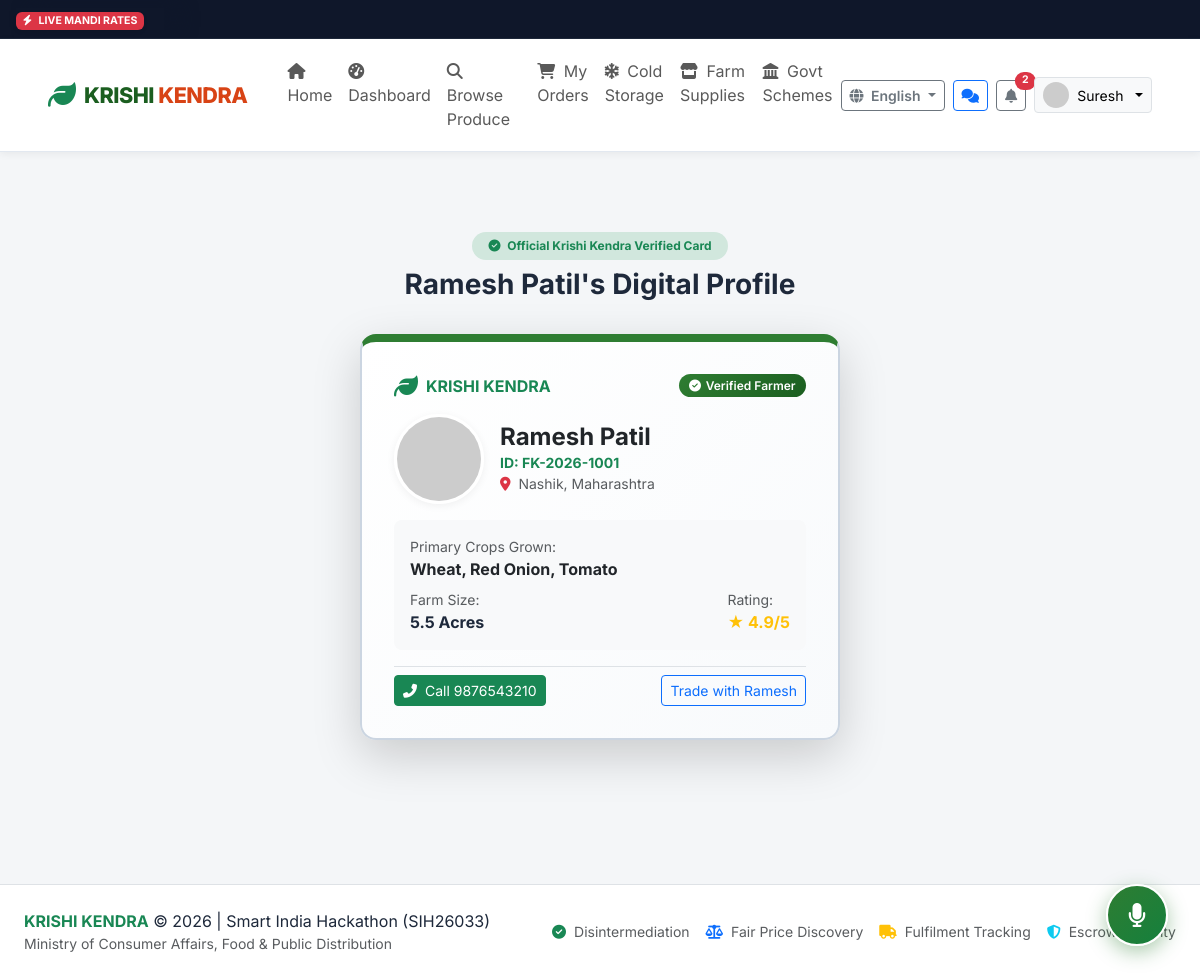
Page /visiting-card/FK-2026-1001 (signed in) on the committed database.
### app/models.py (models this page shows, shortened)
class User(db.Model):
    __tablename__ = 'users'
    id = db.Column(db.Integer, primary_key=True)
    custom_id = db.Column(db.String(32), unique=True, nullable=False, index=True) # e.g. FK-2026-1001, BK-2026-2001, ADM-001
    phone = db.Column(db.String(15), unique=True, nullable=False, index=True)
    password_hash = db.Column(db.String(255), nullable=True)
    role = db.Column(db.String(20), nullable=False, default='farmer') # farmer, buyer, admin
    name = db.Column(db.String(120), nullable=False)
    profile_image = db.Column(db.String(255), default='default_avatar.png')
    preferred_language = db.Column(db.String(10), default='en') # en, hi, mr, ta, te
    is_verified = db.Column(db.Boolean, default=False)
    verification_status = db.Column(db.String(20), default='none') # none, pending, approved, rejected
    gov_id_type = db.Column(db.String(50), nullable=True) # Aadhaar, Voter Card, Kisan Credit Card
    gov_id_masked = db.Column(db.String(50), nullable=True) # e.g. "XXXX-XXXX-1234" (Never store full plaintext)
    verification_doc = db.Column(db.String(255), nullable=True)
    verification_rejection_reason = db.Column(db.String(255), nullable=True)
    is_active = db.Column(db.Boolean, default=True)
    created_at = db.Column(db.DateTime, default=datetime.utcnow)
    updated_at = db.Column(db.DateTime, default=datetime.utcnow, onupdate=datetime.utcnow)
    farmer_profile = db.relationship('FarmerProfile', backref='user', uselist=False, cascade='all, delete-orphan')
    buyer_profile = db.relationship('BuyerProfile', backref='user', uselist=False, cascade='all, delete-orphan')
    inventories = db.relationship('Inventory', backref='farmer', lazy='dynamic', cascade='all, delete-orphan')
    requirements = db.relationship('Requirement', backref='buyer', lazy='dynamic', cascade='all, delete-orphan')
    notifications = db.relationship('Notification', backref='user', lazy='dynamic', cascade='all, delete-orphan')

class FarmerProfile(db.Model):
    __tablename__ = 'farmer_profiles'
    id = db.Column(db.Integer, primary_key=True)
    user_id = db.Column(db.Integer, db.ForeignKey('users.id', ondelete='CASCADE'), nullable=False, unique=True)
    address = db.Column(db.String(255), default='')
    district = db.Column(db.String(100), default='Nashik')
    state = db.Column(db.String(100), default='Maharashtra')
    pincode = db.Column(db.String(10), default='422001')
    farm_location_name = db.Column(db.String(150), default='Family Farm')
    farm_latitude = db.Column(db.Float, nullable=True, default=19.9975)
    farm_longitude = db.Column(db.Float, nullable=True, default=73.7898)
    google_maps_link = db.Column(db.String(300), default='')
    farm_size_acres = db.Column(db.Float, default=3.5)
    crops_grown = db.Column(db.String(255), default='Wheat, Onion, Tomato')
    bio = db.Column(db.Text, default='Dedicated organic farmer cultivating natural crops.')
    min_qty_kg = db.Column(db.Float, default=50.0)
    max_qty_kg = db.Column(db.Float, default=10000.0)
    open_to_all_quantities = db.Column(db.Boolean, default=True)
    share_phone_consent = db.Column(db.Boolean, default=False)
    rating = db.Column(db.Float, default=4.8)
    total_reviews = db.Column(db.Integer, default=12)

### app/routes/main.py (the view)
@main_bp.route('/visiting-card/<custom_id>')
def public_visiting_card(custom_id):
    user = User.query.filter_by(custom_id=custom_id).first_or_404()
    profile = user.farmer_profile if user.role == 'farmer' else user.buyer_profile
    return render_template('shared/visiting_card_view.html', card_user=user, profile=profile)

### app/templates/shared/visiting_card_view.html (shortened to what this page needs)
{% extends "base.html" %}
{% block content %}
<div class="container py-5">
  <div class="text-center mb-4 no-print">
    <span class="badge bg-success-subtle text-success p-2 px-3 rounded-pill fw-bold mb-2">
      <i class="fas fa-check-circle me-1"></i> Official Krishi Kendra Verified Card
    </span>
    <h3 class="fw-bold">{{ card_user.name }}'s Digital Profile</h3>
  </div>
  <div class="visiting-card-container">
    <div class="visiting-card {% if card_user.role == 'farmer' %}farmer-theme-card{% else %}buyer-theme-card{% endif %} shadow-lg">
      <div class="d-flex justify-content-between align-items-center mb-3">
        <div class="d-flex align-items-center gap-2">
          <i class="fas fa-leaf {% if card_user.role == 'farmer' %}text-success{% else %}text-warning{% endif %} fs-4"></i>
          <span class="fw-bold {% if card_user.role == 'farmer' %}text-success{% else %}text-warning{% endif %}">KRISHI KENDRA</span>
        </div>
        {% if card_user.is_verified %}
          <span class="badge {% if card_user.role == 'farmer' %}badge-verified{% else %}badge-verified-buyer{% endif %}"><i class="fas fa-check-circle"></i> Verified {{ card_user.role.capitalize() }}</span>
        {% else %}
          <span class="badge bg-secondary">Registered Member</span>
        {% endif %}
      </div>
      <div class="d-flex align-items-center gap-3 mb-3">
        <img src="{% if card_user.profile_image and card_user.profile_image != 'default_avatar.png' %}{{ url_for('static', filename='uploads/' + card_user.profile_image) }}{% else %}https://ui-avatars.com/api/?name={{ card_user.name }}&background=2e7d32&color=fff{% endif %}" alt="Avatar" class="visiting-card-avatar">
        <div>
          <h4 class="fw-bold mb-0 text-dark">{{ card_user.name }}</h4>
          <div class="fw-bold small {% if card_user.role == 'farmer' %}text-success{% else %}text-warning{% endif %}">ID: {{ card_user.custom_id }}</div>
          <div class="text-muted small"><i class="fas fa-map-marker-alt text-danger me-1"></i> {{ profile.district if profile else 'Nashik' }}, {{ profile.state if profile else 'Maharashtra' }}</div>
        </div>
      </div>
      <div class="p-3 bg-light rounded-3 mb-3">
        {% if card_user.role == 'farmer' %}
          <div class="mb-2">
            <small class="text-muted d-block">Primary Crops Grown:</small>
            <strong class="text-dark">{{ profile.crops_grown if profile else 'Wheat, Onion, Tomato' }}</strong>
          </div>
          <div class="d-flex justify-content-between">
            <div>
              <small class="text-muted d-block">Farm Size:</small>
              <strong>{{ profile.farm_size_acres if profile else 3.5 }} Acres</strong>
            </div>
            <div>
              <small class="text-muted d-block">Rating:</small>
              <strong class="text-warning">★ {{ profile.rating if profile else 4.8 }}/5</strong>
            </div>
          </div>
        {% endif %}
      </div>
      <div class="border-top pt-2 d-flex justify-content-between align-items-center">
        <div>
          {% if profile and profile.share_phone_consent %}
            <a href="tel:{{ card_user.phone }}" class="btn btn-sm btn-success"><i class="fas fa-phone-alt me-1"></i> Call {{ card_user.phone }}</a>
          {% else %}
            <span class="text-muted small"><i class="fas fa-lock text-secondary me-1"></i> Phone Private</span>
          {% endif %}
        </div>
        <div class="text-end">
          <a href="{{ url_for('auth.login') }}" class="btn btn-sm btn-outline-primary">Trade with {{ card_user.name.split()[0] }}</a>
        </div>
      </div>
    </div>
  </div>
</div>
{% endblock %}

### app/templates/base.html (shortened to what this page needs)
<!DOCTYPE html>
<html lang="{{ current_lang }}">
<head>
  <link href="https://cdn.jsdelivr.net/npm/bootstrap@5.3.3/dist/css/bootstrap.min.css" rel="stylesheet">
  <link rel="stylesheet" href="https://cdnjs.cloudflare.com/ajax/libs/font-awesome/6.5.1/css/all.min.css">
  <link rel="stylesheet" href="{{ url_for('static', filename='css/style.css') }}">
</head>
<body class="{% if current_user and current_user.role == 'farmer' %}theme-farmer{% elif current_user and current_user.role == 'buyer' %}theme-buyer{% elif current_user and current_user.role == 'admin' %}theme-admin{% endif %}">
  <div class="mandi-ticker">
    <div class="mandi-ticker-badge">
      <span class="badge bg-danger shadow-sm"><i class="fas fa-bolt me-1"></i> LIVE MANDI RATES</span>
    </div>
    <div class="mandi-ticker-track">
      <div class="ticker-wrap">
      </div>
    </div>
  </div>
  <nav class="navbar navbar-expand-lg navbar-krishi sticky-top">
    <div class="container-fluid px-lg-4">
      <a class="navbar-brand d-flex align-items-center" href="{{ url_for('main.index') }}">
        <i class="fas fa-leaf text-success fs-3 me-2"></i>
        <div class="brand-title">
          KRISHI <span>KENDRA</span>
        </div>
      </a>
      <div class="collapse navbar-collapse" id="navbarKrishiContent">
        <ul class="navbar-nav me-auto mb-2 mb-lg-0 ms-lg-3">
          <li class="nav-item">
            <a class="nav-link {% if request.endpoint == 'main.index' %}active fw-bold{% endif %}" href="{{ url_for('main.index') }}"><i class="fas fa-home me-1"></i> <span data-i18n="nav_home">Home</span></a>
          </li>
          {% if current_user %}
            {% if current_user.role == 'farmer' %}
              <li class="nav-item">
                <a class="nav-link {% if request.endpoint == 'farmer.dashboard' %}active text-success fw-bold{% endif %}" href="{{ url_for('farmer.dashboard') }}"><i class="fas fa-tachometer-alt me-1"></i> <span data-i18n="nav_dashboard">Dashboard</span></a>
              </li>
              <li class="nav-item">
                <a class="nav-link {% if request.endpoint == 'farmer.inventory' or request.endpoint == 'farmer.add_produce' %}active text-success fw-bold{% endif %}" href="{{ url_for('farmer.inventory') }}"><i class="fas fa-boxes me-1"></i> <span data-i18n="nav_inventory">My Inventory</span></a>
              </li>
              <li class="nav-item">
                <a class="nav-link {% if request.endpoint == 'farmer.orders' %}active text-success fw-bold{% endif %}" href="{{ url_for('farmer.orders') }}"><i class="fas fa-handshake me-1"></i> <span data-i18n="nav_orders">Orders</span></a>
              </li>
            {% elif current_user.role == 'buyer' %}
              <li class="nav-item">
                <a class="nav-link " href="{{ url_for('buyer.dashboard') }}"><i class="fas fa-tachometer-alt me-1"></i> <span data-i18n="nav_dashboard"></span></a>
              </li>
              <li class="nav-item">
                <a class="nav-link {% if request.endpoint == 'buyer.browse' %}active text-warning fw-bold{% endif %}" href="{{ url_for('buyer.browse') }}"><i class="fas fa-search me-1"></i> Browse Produce</a>
              </li>
              <li class="nav-item">
                <a class="nav-link {% if request.endpoint == 'buyer.orders' %}active text-warning fw-bold{% endif %}" href="{{ url_for('buyer.orders') }}"><i class="fas fa-shopping-cart me-1"></i> My Orders</a>
              </li>
            {% elif current_user.role == 'admin' %}
              <li class="nav-item">
                <a class="nav-link {% if 'admin.' in (request.endpoint or '') %}active text-primary fw-bold{% endif %}" href="{{ url_for('admin.dashboard') }}"><i class="fas fa-shield-alt me-1"></i> Admin Portal</a>
              </li>
            {% endif %}
          {% endif %}
          <li class="nav-item">
            <a class="nav-link " href="{{ url_for('cold_storage.index') }}"><i class="fas fa-snowflake me-1"></i> <span data-i18n="nav_cold_storage"></span></a>
          </li>
          <li class="nav-item">
            <a class="nav-link " href="{{ url_for('marketplace.index') }}"><i class="fas fa-store me-1"></i> <span data-i18n="nav_marketplace"></span></a>
          </li>
          <li class="nav-item">
            <a class="nav-link {% if 'schemes.' in (request.endpoint or '') %}active fw-bold{% endif %}" href="{{ url_for('schemes.index') }}"><i class="fas fa-landmark me-1"></i> <span data-i18n="nav_schemes">Govt Schemes</span></a>
          </li>
        </ul>
        <div class="d-flex align-items-center gap-2">
          <div class="dropdown">
            <button class="btn btn-sm btn-outline-secondary dropdown-toggle fw-semibold" type="button" data-bs-toggle="dropdown">
              <i class="fas fa-globe me-1"></i> {{ available_languages.get(current_lang, 'Language') }}
            </button>
          </div>
          {% if current_user %}
            <a href="{{ url_for('chat.chat_list') }}" class="btn btn-sm btn-outline-primary position-relative" title="Conversations & Offers">
              <i class="fas fa-comments"></i>
            </a>
            <div class="dropdown">
              <button class="btn btn-sm btn-outline-secondary position-relative" type="button" data-bs-toggle="dropdown" title="Notifications">
                <i class="fas fa-bell"></i>
                {% if unread_notifications_count > 0 %}
                  <span class="position-absolute top-0 start-100 translate-middle badge rounded-pill bg-danger">
                    {{ unread_notifications_count }}
                  </span>
                {% endif %}
              </button>
            </div>
            <div class="dropdown">
              <button class="btn btn-sm btn-light border dropdown-toggle d-flex align-items-center gap-2" type="button" data-bs-toggle="dropdown">
                <img src="{% if current_user.profile_image and current_user.profile_image != 'default_avatar.png' %}{{ url_for('static', filename='uploads/' + current_user.profile_image) }}{% else %}https://ui-avatars.com/api/?name={{ current_user.name }}&background=2e7d32&color=fff{% endif %}" alt="Avatar" class="rounded-circle" width="26" height="26">
                <span>{{ current_user.name.split()[0] }}</span>
              </button>
            </div>
          {% endif %}
        </div>
      </div>
    </div>
  </nav>
  <main class="py-3">
    {% block content %}{% endblock %}
  </main>
  <div class="voice-assistant-fab" id="voiceAssistantFab" title="Click to speak or chat with Krishi Mitra AI Copilot">
    <i class="fas fa-microphone fs-4"></i>
  </div>
  <footer class="bg-white border-top py-4 mt-5">
    <div class="container-fluid px-lg-4 d-flex flex-column flex-md-row justify-content-between align-items-center gap-3">
      <div>
        <span class="fw-bold text-success">KRISHI KENDRA</span> &copy; 2026 | Smart India Hackathon (SIH26033)
        <div class="text-muted small">Ministry of Consumer Affairs, Food & Public Distribution</div>
      </div>
      <div class="d-flex gap-3 small text-muted">
        <span><i class="fas fa-check-circle text-success me-1"></i> Disintermediation</span>
        <span><i class="fas fa-balance-scale text-primary me-1"></i> Fair Price Discovery</span>
        <span><i class="fas fa-truck text-warning me-1"></i> Fulfilment Tracking</span>
        <span><i class="fas fa-shield-alt text-info me-1"></i> Escrow Security</span>
      </div>
    </div>
  </footer>
</body>
</html>

### rows in the picture
User: name "Suresh"
User: name "Ramesh Patil", role "Farmer", custom_id "FK-2026-1001", phone "9876543210", name "Ramesh"
FarmerProfile: district "Nashik", state "Maharashtra", crops_grown "Wheat, Red Onion, Tomato", farm_size_acres "5.5", rating "4.9"

### other values in the picture
{{ available_languages.get(current_lang, 'Language') }} "English"
{{ unread_notifications_count }} "2"
